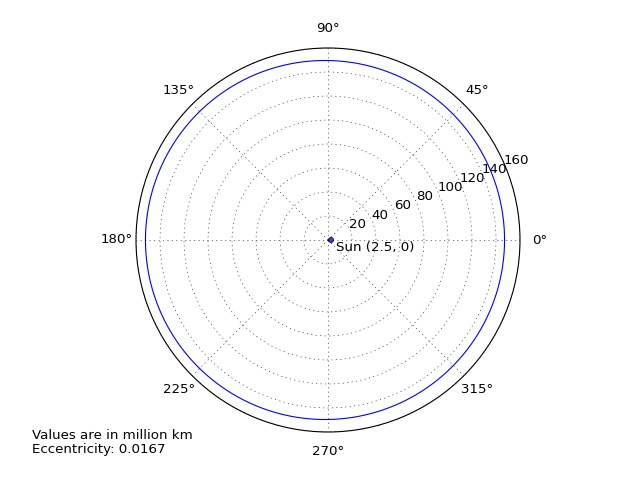

The Python source for this figure:
import numpy as np 
import matplotlib.pyplot as plt 
import time, sys

a = 149.62 # Major axis
b = 149.6 # Minor axis
e = 0.0167112299 # Eccentricity of Earth's orbit
c = 2.5 # Distance from center to foci

theta = 0
points = []

fig = plt.figure()
ax = plt.subplot(111, projection='polar')

while theta < 2*np.pi: # Completes one orbit
        r = (a*(1-e**2))/(1+e*np.cos(theta))
#        print(np.c_[r,theta])
        points.append((theta, r))
        theta += np.pi/180

	x = a * np.cos(theta)
	y = b * np.sin(theta)
	print(np.c_[x, y]) # x = acos(t), y = bsin(t)

plt.polar(*zip(*points))
ax.scatter(theta, c, cmap='hsv', alpha=0.75)
ax.annotate('Sun (2.5, 0)',
            xy=(0, c),  # theta, radius
            xytext=(0.525, 0.47),    # fraction, fraction
            textcoords='figure fraction',
            horizontalalignment='left',
            verticalalignment='bottom')

ax.annotate('Eccentricity: 0.0167',
            xy=(0, c),  # theta, radius
            xytext=(0.05, 0.05),    # fraction, fraction
            textcoords='figure fraction',
            horizontalalignment='left',
            verticalalignment='bottom')

earth = ax.scatter(points[0], cmap='hsv', alpha = 0.75, color='green')

#for coordinate in points:
	# points[0] is (0, 147.11966578236201). I need to split the string to get each point, then apply that to the scatter function
	

if __name__ == '__main__':
        if len(sys.argv) > 1 and sys.argv[1] == 'save':
                plt.savefig('plot.jpg', dpi=80, writer='imagemagick')
        else:
                plt.show()
